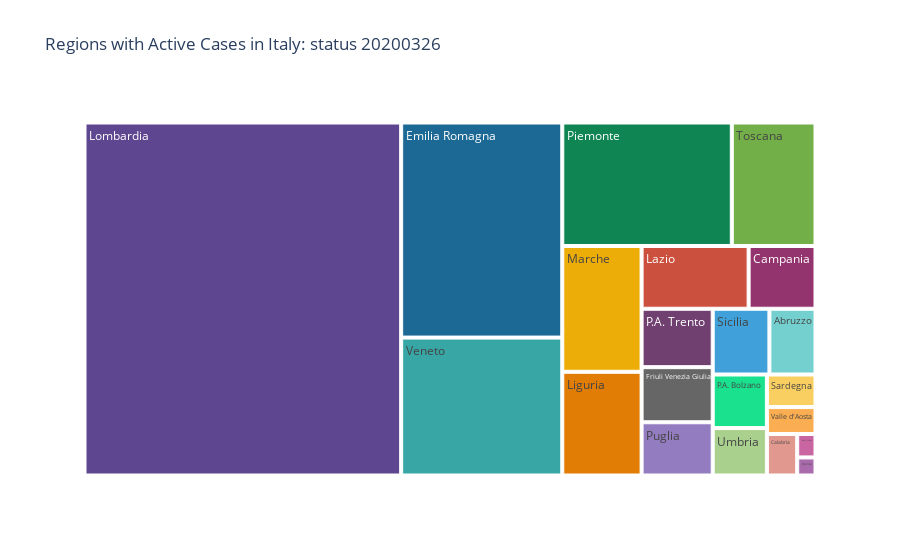

The code cell stored with this chart in its notebook:
### Code cell
fig = px.treemap(da_daily_region,
                 path=['region'],
                 values= da_daily_region['total positive'],
                 title='Regions with Active Cases in Italy: status {}'.format(ieri),
                 hover_data=['total positive', 'total currently positive', 'recovered','fatalities'],
                 color_discrete_sequence=px.colors.qualitative.Prism)
fig.show()

### Figure 1 — Plotly figure (JSON) as saved in the notebook; plotly's stock layout.template omitted (floating-point values rounded to 4 significant figures)
{"data": [{"branchvalues": "total", "customdata": [[946, 860, 23, 63], [134, 133, 0, 1], [393, 372, 7, 14], [1310, 1169, 58, 83], [10816, 8850, 792, 1174], [1223, 954, 197, 72], [2096, 1835, 155, 106], [2567, 2027, 260, 280], [34889, 22189, 7839, 4861], [3114, 2795, 9, 310], [103, 81, 14, 8], [906, 791, 67, 48], [1297, 1094, 117, 86], [6534, 5950, 135, 449], [1182, 1095, 22, 65], [494, 462, 13, 19], [1164, 1095, 36, 33], [3226, 2973, 95, 158], [802, 770, 12, 20], [408, 378, 2, 28], [6935, 6140, 508, 287]], "domain": {"x": [0, 1], "y": [0, 1]}, "hoverlabel": {"namelength": 0}, "hovertemplate": "total positive=%{value}<br>total currently positive=%{customdata[1]}<br>recovered=%{customdata[2]}<br>fatalities=%{customdata[3]}<br>labels=%{label}<br>parent=%{parent}<br>id=%{id}", "ids": ["Abruzzo", "Basilicata", "Calabria", "Campania", "Emilia Romagna", "Friuli Venezia Giulia", "Lazio", "Liguria", "Lombardia", "Marche", "Molise", "P.A. Bolzano", "P.A. Trento", "Piemonte", "Puglia", "Sardegna", "Sicilia", "Toscana", "Umbria", "Valle d'Aosta", "Veneto"], "labels": ["Abruzzo", "Basilicata", "Calabria", "Campania", "Emilia Romagna", "Friuli Venezia Giulia", "Lazio", "Liguria", "Lombardia", "Marche", "Molise", "P.A. Bolzano", "P.A. Trento", "Piemonte", "Puglia", "Sardegna", "Sicilia", "Toscana", "Umbria", "Valle d'Aosta", "Veneto"], "name": "", "parents": ["", "", "", "", "", "", "", "", "", "", "", "", "", "", "", "", "", "", "", "", ""], "type": "treemap", "values": [946, 134, 393, 1310, 10816, 1223, 2096, 2567, 34889, 3114, 103, 906, 1297, 6534, 1182, 494, 1164, 3226, 802, 408, 6935]}], "layout": {"legend": {"tracegroupgap": 0}, "title": {"text": "Regions with Active Cases in Italy: status 20200326"}, "treemapcolorway": ["rgb(95, 70, 144)", "rgb(29, 105, 150)", "rgb(56, 166, 165)", "rgb(15, 133, 84)", "rgb(115, 175, 72)", "rgb(237, 173, 8)", "rgb(225, 124, 5)", "rgb(204, 80, 62)", "rgb(148, 52, 110)", "rgb(111, 64, 112)", "rgb(102, 102, 102)"]}}
